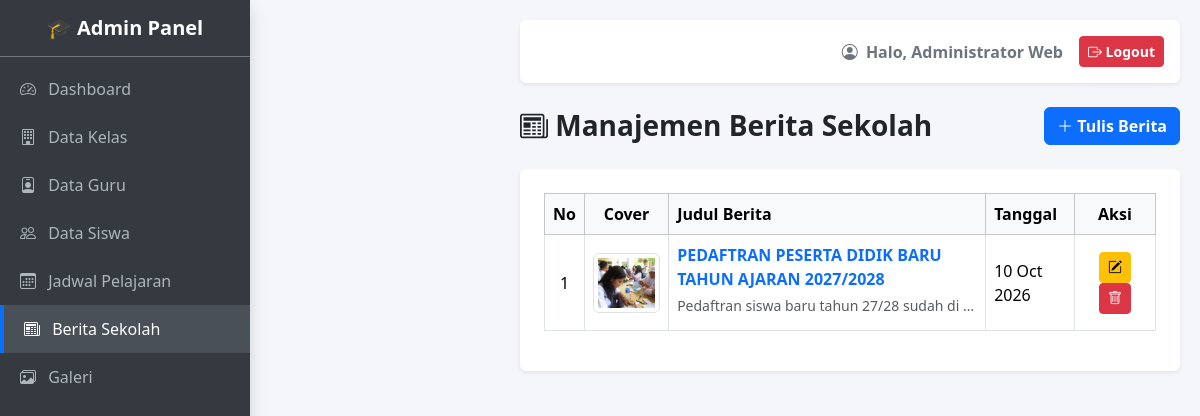
Page /admin/berita.php (signed in) on the committed database.
### tables this page shows
CREATE TABLE `berita` (
  `id` int NOT NULL,
  `judul` varchar(255) NOT NULL,
  `slug` varchar(255) NOT NULL,
  `isi` text NOT NULL,
  `tanggal` date NOT NULL,
  `foto` varchar(255) DEFAULT NULL
);

### admin/berita.php (the view, shortened to what this page needs)
<?php
include 'includes/header.php';
?>
<div class="d-flex justify-content-between align-items-center mb-4">
    <h3 class="fw-bold mb-0 text-dark"><i class="bi bi-newspaper"></i> Manajemen Berita Sekolah</h3>
    <button type="button" class="btn btn-primary fw-bold" data-bs-toggle="modal" data-bs-target="#modalTambah">
        <i class="bi bi-plus-lg"></i> Tulis Berita
    </button>
</div>
<div class="card border-0 shadow-sm">
    <div class="card-body p-4">
        <div class="table-responsive">
            <table class="table table-hover table-bordered align-middle">
                <thead class="table-light">
                    <tr>
                        <th width="5%" class="text-center">No</th>
                        <th width="15%" class="text-center">Cover</th>
                        <th>Judul Berita</th>
                        <th width="15%">Tanggal</th>
                        <th width="15%" class="text-center">Aksi</th>
                    </tr>
                </thead>
                <tbody>
                    <?php
                    $no = 1;
                    $query_tampil = mysqli_query($koneksi, "SELECT * FROM berita ORDER BY id DESC");
                    if (mysqli_num_rows($query_tampil) > 0) {
                        while ($data = mysqli_fetch_array($query_tampil)) {
                    ?>
                    <tr>
                        <td class="text-center"><?= $no++; ?></td>
                        <td class="text-center">
                            <?php if ($data['foto'] != ""): ?>
                                <img src="../uploads/<?= $data['foto']; ?>" alt="Cover" class="img-thumbnail" style="width: 100px; height: 60px; object-fit: cover;">
                            <?php else: ?>
                                <span class="badge bg-secondary">Tidak ada cover</span>
                            <?php endif; ?>
                        </td>
                        <td>
                            <div class="fw-bold text-primary mb-1"><?= htmlspecialchars($data['judul']); ?></div>
                            <small class="text-muted text-truncate d-inline-block" style="max-width: 300px;">
                                <?= htmlspecialchars(substr($data['isi'], 0, 80)); ?>...
                            </small>
                        </td>
                        <td>
                            <?= date('d M Y', strtotime($data['tanggal'])); ?>
                        </td>
                        <td class="text-center">
                            <button class="btn btn-warning btn-sm" data-bs-toggle="modal" data-bs-target="#modalEdit<?= $data['id']; ?>">
                                <i class="bi bi-pencil-square"></i>
                            </button>
                            <a href="berita.php?hapus=<?= $data['id']; ?>" class="btn btn-danger btn-sm" onclick="return confirm('Yakin ingin menghapus berita ini?')">
                                <i class="bi bi-trash"></i>
                            </a>
                        </td>
                    </tr>
                    <?php
                        }
                    } else {
                    ?>
                        <tr>
                            <td colspan="5" class="text-center text-muted py-4">Belum ada berita yang diterbitkan.</td>
                        </tr>
                    <?php } ?>
                </tbody>
            </table>
        </div>
    </div>
</div>
<?php
include 'includes/footer.php';
?>

### admin/includes/header.php (style rules this page uses)
body { min-height: 100vh; display: flex; flex-direction: column; background-color: #f4f6f9; }

### rows in the picture
berita: foto (picture), judul "PEDAFTRAN PESERTA DIDIK BARU TAHUN AJARAN 2027/2028", isi "Pedaftran siswa baru tahun 27/28 sudah di…", tanggal "10 Oct 2026"

### other values in the picture
$_SESSION['nama_lengkap'] "Administrator Web"
